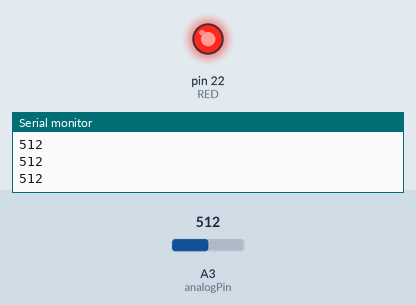
Bench run of a program on a simulated Arduino Mega 2560, built with avr-gcc and run on an emulated ATmega2560. On the bench: output pins drawn as LEDs (lit = HIGH), the last lines printed to the serial monitor. The inputs (shaded band) are chosen by the test bench; at power-on: A3 (analogPin) = 512.

Above: at 1.2 s.
1.3 s: A3 (analogPin) set to 211
2.8 s: A3 (analogPin) set to 192
At 3.6 s:
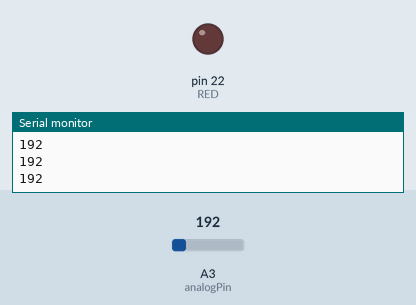
4.3 s: A3 (analogPin) set to 210
At 4.9 s:
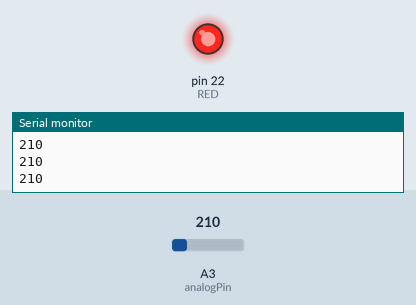
5.8 s: A3 (analogPin) set to 190
At 6.2 s:
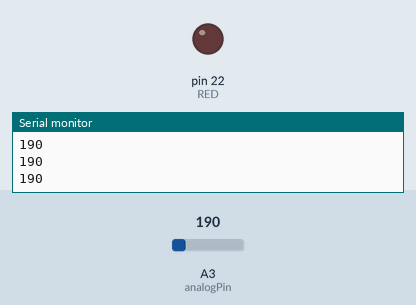
Timing chart, 0 to 8.3 s (numbered marks = the images above; inputs shaded):
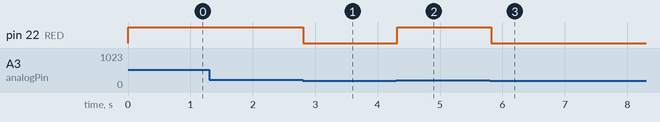

Measured:
- the behaviour switches between 201 and 200 on A3 (analogPin) (found by bisection; images 0 and 1)
- after the input at 2.8 s, pin 22 (RED): HIGH → LOW at once
- after the input at 4.3 s, pin 22 (RED): LOW → HIGH at once
- after the input at 5.8 s, pin 22 (RED): HIGH → LOW at once

The program:

main.cpp
```cpp
#include <Arduino.h>
/*
Optical switch:
The IR-diode is using a 200 Ohm resistor
The phototransistor is pulled up by 10k,
note that the collector is parallell to the cathode
The Voltage is measured at collector/resistor.
*/
//Threshold value 200 = 0.7 V / (3.3 V/1024)
#define THRESHOLD 200

#define RED 22

const int analogPin = A3;
int val = 0;  // variable to store the value read


void setup() {
    pinMode(RED, OUTPUT);
      Serial.begin(115200);

}

void loop() {

  val = analogRead(analogPin);  // read the input pin
  Serial.println(val);

  if(val>THRESHOLD){
      digitalWrite(RED, HIGH); // turn the LED on by making the voltage HIGH
  }
  else{
    digitalWrite(RED, LOW); // turn the LED off by making the voltage LOW
  }
    delay(100);

}
```
